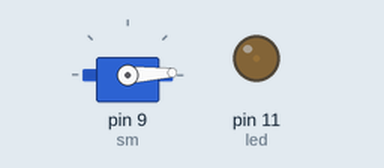
Recording of a sketch running on a simulated Arduino Uno, built with avr-gcc and run on an emulated ATmega328P. Shown: servo, output pins drawn as LEDs (lit = HIGH).

Above: at 0.05 s.
At 1.15 s:
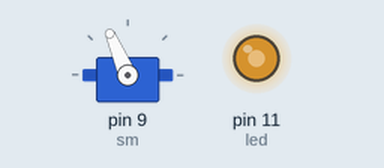
At 2.25 s:
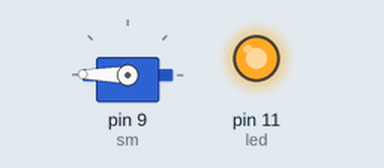
At 4.5 s:
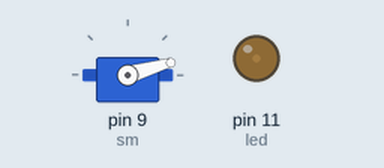
Timing chart, 0 to 7.4 s (numbered marks = the images above):
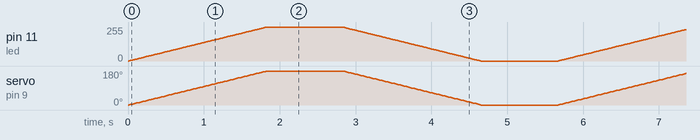

The sketch:

02_Servo_with_Fade_Led.ino
```cpp
#include <Servo.h>

Servo sm;
int led = 11;

void setup() {
  sm.attach(9);
  pinMode(led, OUTPUT);
}

void loop() {
  int i;
  for (i = 0; i < 180; i++) {
    analogWrite(led, map(i, 0, 180, 0, 255));
    sm.write(i);
    delay(10);
  }
  delay(1000);
  for (; i >= 0; i--) {
    analogWrite(led, map(i, 0, 180, 0, 255));
    sm.write(i);
    delay(10);
  }
  delay(1000);
}
```
